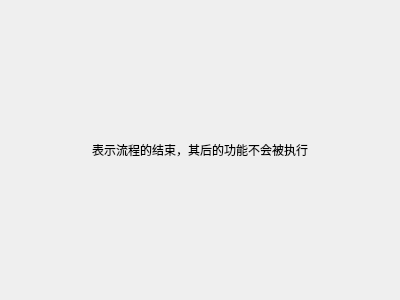
<?xml version="1.0" encoding="UTF-8"?>
<ui version="4.0">
 <class>EndParam</class>
 <widget class="QWidget" name="EndParam">
  <property name="geometry">
   <rect>
    <x>0</x>
    <y>0</y>
    <width>400</width>
    <height>300</height>
   </rect>
  </property>
  <property name="windowTitle">
   <string>结束</string>
  </property>
  <layout class="QGridLayout" name="gridLayout">
   <item row="0" column="0">
    <widget class="QLabel" name="label_func_dsc">
     <property name="text">
      <string>表示流程的结束，其后的功能不会被执行</string>
     </property>
     <property name="alignment">
      <set>Qt::AlignCenter</set>
     </property>
    </widget>
   </item>
  </layout>
 </widget>
 <resources/>
 <connections/>
</ui>
